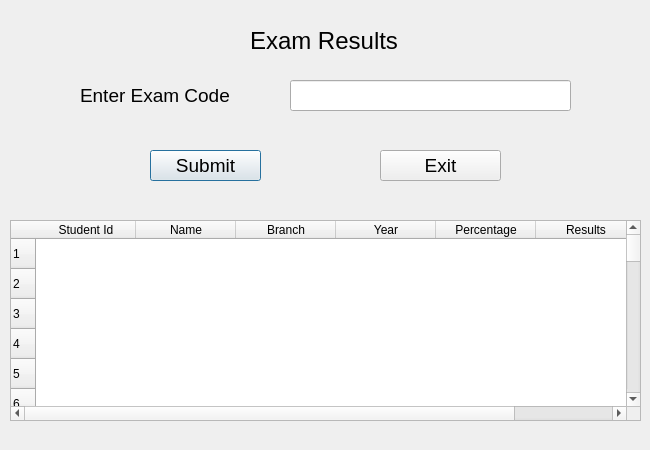
<?xml version="1.0" encoding="UTF-8"?>
<ui version="4.0">
 <class>Dialog</class>
 <widget class="QDialog" name="Dialog">
  <property name="geometry">
   <rect>
    <x>0</x>
    <y>0</y>
    <width>650</width>
    <height>450</height>
   </rect>
  </property>
  <property name="font">
   <font>
    <pointsize>12</pointsize>
   </font>
  </property>
  <property name="windowTitle">
   <string>Dialog</string>
  </property>
  <property name="layoutDirection">
   <enum>Qt::LeftToRight</enum>
  </property>
  <property name="styleSheet">
   <string notr="true">QDialog{
background-image: url(:/newPrefix/result.jpg);
}
QPushButton:hover{
background-color:#8cb3d9;
color:black;
}
</string>
  </property>
  <widget class="QLabel" name="label">
   <property name="geometry">
    <rect>
     <x>250</x>
     <y>20</y>
     <width>191</width>
     <height>41</height>
    </rect>
   </property>
   <property name="font">
    <font>
     <pointsize>18</pointsize>
    </font>
   </property>
   <property name="text">
    <string>Exam Results</string>
   </property>
  </widget>
  <widget class="QLabel" name="label_2">
   <property name="geometry">
    <rect>
     <x>80</x>
     <y>80</y>
     <width>171</width>
     <height>31</height>
    </rect>
   </property>
   <property name="font">
    <font>
     <pointsize>14</pointsize>
    </font>
   </property>
   <property name="text">
    <string>Enter Exam Code</string>
   </property>
  </widget>
  <widget class="QLineEdit" name="ec3">
   <property name="geometry">
    <rect>
     <x>290</x>
     <y>80</y>
     <width>281</width>
     <height>31</height>
    </rect>
   </property>
   <property name="font">
    <font>
     <pointsize>12</pointsize>
    </font>
   </property>
  </widget>
  <widget class="QTableWidget" name="t1">
   <property name="enabled">
    <bool>true</bool>
   </property>
   <property name="geometry">
    <rect>
     <x>10</x>
     <y>220</y>
     <width>631</width>
     <height>201</height>
    </rect>
   </property>
   <property name="gridStyle">
    <enum>Qt::NoPen</enum>
   </property>
   <property name="rowCount">
    <number>100</number>
   </property>
   <property name="columnCount">
    <number>6</number>
   </property>
   <row/>
   <row/>
   <row/>
   <row/>
   <row/>
   <row/>
   <row/>
   <row/>
   <row/>
   <row/>
   <row/>
   <row/>
   <row/>
   <row/>
   <row/>
   <row/>
   <row/>
   <row/>
   <row/>
   <row/>
   <row/>
   <row/>
   <row/>
   <row/>
   <row/>
   <row/>
   <row/>
   <row/>
   <row/>
   <row/>
   <row/>
   <row/>
   <row/>
   <row/>
   <row/>
   <row/>
   <row/>
   <row/>
   <row/>
   <row/>
   <row/>
   <row/>
   <row/>
   <row/>
   <row/>
   <row/>
   <row/>
   <row/>
   <row/>
   <row/>
   <row/>
   <row/>
   <row/>
   <row/>
   <row/>
   <row/>
   <row/>
   <row/>
   <row/>
   <row/>
   <row/>
   <row/>
   <row/>
   <row/>
   <row/>
   <row/>
   <row/>
   <row/>
   <row/>
   <row/>
   <row/>
   <row/>
   <row/>
   <row/>
   <row/>
   <row/>
   <row/>
   <row/>
   <row/>
   <row/>
   <row/>
   <row/>
   <row/>
   <row/>
   <row/>
   <row/>
   <row/>
   <row/>
   <row/>
   <row/>
   <row/>
   <row/>
   <row/>
   <row/>
   <row/>
   <row/>
   <row/>
   <row/>
   <row/>
   <row/>
   <column>
    <property name="text">
     <string>Student Id</string>
    </property>
   </column>
   <column>
    <property name="text">
     <string>Name</string>
    </property>
   </column>
   <column>
    <property name="text">
     <string>Branch</string>
    </property>
   </column>
   <column>
    <property name="text">
     <string>Year</string>
    </property>
   </column>
   <column>
    <property name="text">
     <string>Percentage</string>
    </property>
   </column>
   <column>
    <property name="text">
     <string>Results</string>
    </property>
   </column>
  </widget>
  <widget class="QPushButton" name="s5">
   <property name="geometry">
    <rect>
     <x>150</x>
     <y>150</y>
     <width>111</width>
     <height>31</height>
    </rect>
   </property>
   <property name="font">
    <font>
     <pointsize>14</pointsize>
    </font>
   </property>
   <property name="text">
    <string>Submit</string>
   </property>
  </widget>
  <widget class="QPushButton" name="e5">
   <property name="geometry">
    <rect>
     <x>380</x>
     <y>150</y>
     <width>121</width>
     <height>31</height>
    </rect>
   </property>
   <property name="font">
    <font>
     <pointsize>14</pointsize>
    </font>
   </property>
   <property name="text">
    <string>Exit</string>
   </property>
  </widget>
 </widget>
 <resources>
  <include location="result.qrc"/>
 </resources>
 <connections/>
</ui>
